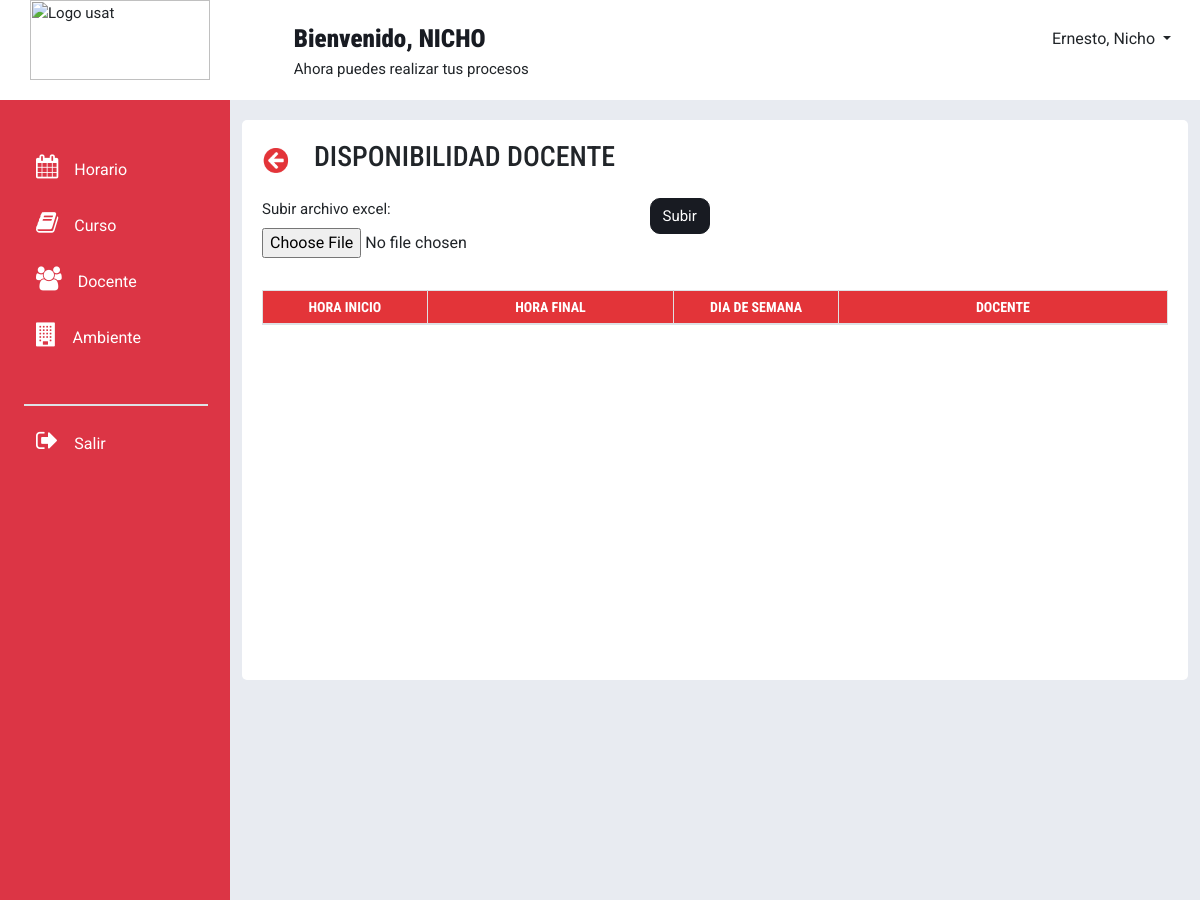
The page /csv/ on the database as committed earlier.
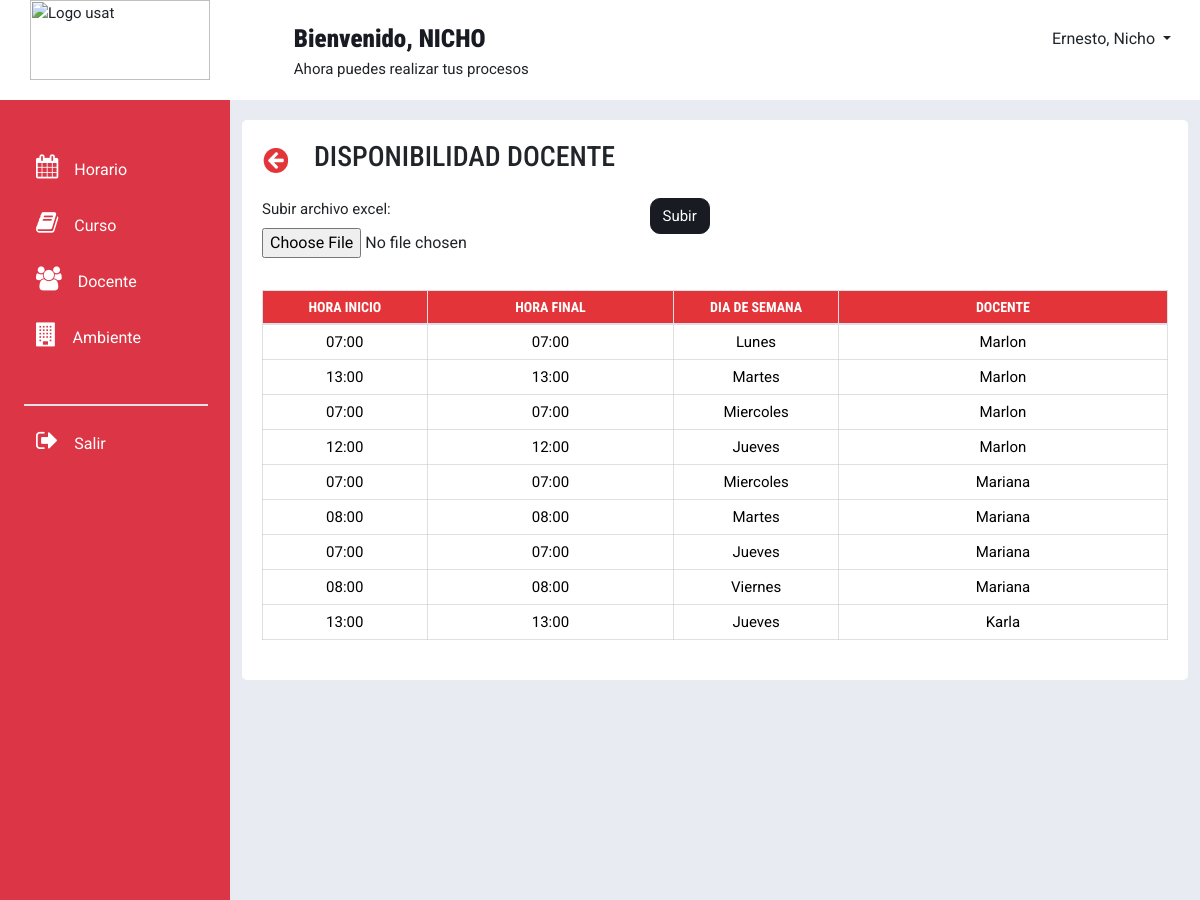
The same page on the database as committed later.
### modulo_horario/models.py (models this page shows)
class dia_semana(models.Model):
    dia_nombre = models.CharField(max_length=9)
    def __str__(self):
        return self.dia_nombre
    class Meta:
        verbose_name_plural="Día de la semana"

### modulo_docente/models.py (models this page shows, shortened)
class disponibilidad_docente(models.Model):
    id = models.AutoField(primary_key=True)
    ddo_horainicio = models.TimeField()
    ddo_horafin = models.TimeField()
    FKdiasemana = models.ForeignKey('modulo_horario.dia_semana', on_delete=models.CASCADE)
    FKdocente = models.ForeignKey(docente, on_delete=models.CASCADE)
    class Meta:
        verbose_name_plural="Disponibilidad docente"
        ordering=['FKdocente']

class docente(models.Model):
    doc_nombres = models.CharField(max_length=200)
    doc_especialidad = models.CharField(max_length=100)
    doc_email = models.CharField(max_length=50)
    doc_estado = models.CharField(max_length=10)
    doc_telefono = models.CharField(max_length=9)
    FKtipocontrato = models.ForeignKey (tipo_contrato, on_delete=models.CASCADE)
    FKdepartamentoacademico = models.ForeignKey(departamento_academico, on_delete=models.CASCADE)
    def __str__(self):
        return self.doc_nombres
    class Meta:
        verbose_name_plural="Docente"

### modulo_docente/views.py (the view)
# urls.py: path('csv/', views.upload_file),
def upload_file(request):
    if request.method == 'POST':
        form = UploadCSVForm(request.POST, request.FILES)
        enviar=disponibilidad_docentes()
        if form.is_valid():
            enviar=disponibilidad_docentes()
            if 'Subir_archivo_excel' in request.FILES:
                excel_file = request.FILES['Subir_archivo_excel']
                workbook = openpyxl.load_workbook(excel_file)
                sheet = workbook.active
                try:
                    for row in sheet.iter_rows(min_row=2, values_only=True):  # skip the header
                        if row[1] and row[2]:
                            horainicio = row[1] if isinstance(row[1], time) else datetime.strptime(row[1], '%H:%M:%S').time()
                            horafin = row[2] if isinstance(row[2], time) else datetime.strptime(row[2], '%H:%M:%S').time()
                            _, created = disponibilidad_docente.objects.update_or_create(
                                id=row[0],
                                ddo_horainicio=horainicio,
                                ddo_horafin=horafin,
                                FKdiasemana_id=row[3],
                                FKdocente_id=row[4],
                            )
                    messages.success(request, 'Archivo Excel subido correctamente')
                except Exception as e:
                    messages.error(request, 'Error: ' + str(e))
            else:
                messages.success(request, 'Debe subir un archivo para continuar')
            return redirect(request.path)
    else:
        form = UploadCSVForm()
        enviar=disponibilidad_docentes()
    return render(request, './csv.html', {'form': form, 'disponibilidad':enviar})

### modulo_docente/forms.py
class UploadCSVForm(forms.Form):
    Subir_archivo_excel = forms.FileField(required=False)

### modulo_docente/views.py (called while the page is built)
def disponibilidad_docentes():
    dispo= disponibilidad_docente.objects.all();
    enviar=[]
    for dispobj in dispo:
        horariodispo=disponibilidad_docente.objects.get(id=dispobj.id)
        horaini= horariodispo.ddo_horainicio
        horafin= horariodispo.ddo_horainicio
        dia= horariodispo.FKdiasemana
        docente = horariodispo.FKdocente
        enviar.append((horaini,horafin,dia,docente))
        print(enviar)
    return enviar

### modulo_docente/templates/csv.html (shortened to what this page needs)
{% load static %}
{% block content %}
<link href="https://cdn.jsdelivr.net/npm/bootstrap@5.3.3/dist/css/bootstrap.min.css" rel="stylesheet">
<head>
  <link rel="stylesheet" href="{% static 'css/csv.css' %}">
  <link rel="stylesheet" href="https://stackpath.bootstrapcdn.com/bootstrap/4.5.2/css/bootstrap.min.css" />
  <link rel="stylesheet" href="https://maxcdn.bootstrapcdn.com/font-awesome/4.7.0/css/font-awesome.min.css">
  <link rel="stylesheet" href="https://cdnjs.cloudflare.com/ajax/libs/bootstrap/5.3.3/css/bootstrap.min.css" />
</head>
<body style="padding: 0px;
overflow-y: hidden;
overflow-x: hidden;">
    <div class="container-fluid p-0 m-auto" style="font-family: 'Roboto', sans-serif; font-size: 15px;">
        <div class="caja" style="height: 100px; background-color: white;">
            <div class="row">
              <div class="col1" style="margin-left: 30px; width:  16%;">
                <a class="navbar-brand" href="/">
                  <img style="width: 180px; height: 80px;" src="http://www.usat.edu.pe/web/wp-content/uploads/2023/05/logo_usat25.png"
                    alt="Logo usat">
                </a>
              </div>
              <div class="col2" style="padding: 20px; text-align: left; margin-left: 60px;  width:  60%;">
                  <h7> <strong> Bienvenido, NICHO </strong> <br> </h7>
                  <p>Ahora puedes realizar tus procesos</p>
                </div>
              <div class="col3" style="padding: 20px; text-align: right;  width:  16%;">
                <button class="btn dropdown-toggle" type="button" data-bs-toggle="dropdown" aria-expanded="false">
                  Ernesto, Nicho
                </button>
              </div>
            </div>
        </div>
    </div>
    <div class="container-fluid overflow-hidden" style="font-family: 'Roboto', sans-serif;">
        <div class="row vh-100 overflow-auto" >
          <div id="sidebar" class="collapse collapse-horizontal show col-12 col-sm-3 col-xl-2 px-sm-2 px-0 bg-danger" style="width: 230px;">
            <div id="sidebar-nav" class="flex-sm-column flex-row flex-grow-1 align-items-center align-items-sm-start px-3 pt-2 text-white sticky-top">
              <ul class="nav nav-pills flex-sm-column flex-row flex-nowrap flex-shrink-1 flex-sm-grow-0 flex-grow-1 mb-sm-auto mb-0 justify-content-center align-items-center align-items-sm-start" id="menu">
                <div class="mt-3">
                  <br>
                  <a class="btn shadow-none border-0 text-white" data-bs-toggle="collapse" href="#menuHorario" role="button" aria-expanded="false" aria-controls="menuHorario">
                    <i class="fs-4 my-0 py-0 fa fa-calendar me-2"></i><span class="my-auto ms-2 d-none d-sm-inline text-white" >Horario</span>
                  </a>
                </div>
                <div class="mt-3">
                  <a class="btn shadow-none border-0 text-white" data-bs-toggle="collapse" href="#menuCurso" role="button" aria-expanded="false" aria-controls="menuCurso">
                    <i class="fs-4 my-0 py-0 fa fa-book me-2"></i><span class="my-auto ms-2 d-none d-sm-inline text-white">Curso</span>
                  </a>
                </div>
                <div class="mt-3">
                  <a class="btn shadow-none border-0 text-white" data-bs-toggle="collapse" href="#menuDocente" role="button" aria-expanded="false" aria-controls="menuDocente">
                    <i class="fs-4 my-0 py-0 fa fa-users me-2"></i><span class="my-auto ms-2 d-none d-sm-inline text-white">Docente</span>
                  </a>
                </div>
                <div class="mt-3">
                  <a class="btn shadow-none border-0 text-white" data-bs-toggle="collapse" href="#menuAmbiente" role="button" aria-expanded="false" aria-controls="menuAmbiente">
                    <i class="fs-4 my-0 py-0 fa fa-building me-2"></i><span class="my-auto ms-2 d-none d-sm-inline text-white">Ambiente</span>
                  </a>
                </div>
                <hr class="solid w-100 d-flex h-100 border border-1 bg-white dropdown-divider mt-5" color="white">
                <div class="mt-3 mb-3">
                  <a class="btn shadow-none border-0 pb-3 text-white" href="#" role="button">
                    <i class="fs-4 my-0 py-0 fa fa-sign-out me-2"></i><span class="my-auto ms-2 d-none d-sm-inline text-white">Salir</span>
                  </a>
                </div>
              </ul>
            </div>
          </div>
    <div class="col d-flex flex-column h-sm-100" style="background-color: #e8ebf1;">
        <main class="row overflow-auto">
          <div class="container-fluid col">
    <div id="contenedorSub" style=" padding: 20px; background-color: white; margin-top: 20px; height: 560px; border-radius: 5px;">
     <div class="box-tittle">
      <button type="button" class="regresarBtn">
          <a href="/"><img id="closeicon" src="{% static 'iconos/regresar.PNG' %}" width="32px" height="27px"></a>
      </button>
      <h3 id="titulo" style="margin-left: 20px;">DISPONIBILIDAD DOCENTE</h3>
      <br><br>
  </div>
    <form method="post" enctype="multipart/form-data">
        <div class="row">
          <div class="col-sm-5">
            {{ form.as_p }}
          </div>
          <div class="col-sm-6">
            <button type="submit" class="btnVer">Subir</button>
          </div>
        </div>
    </form>
    <div id="boxTabla" style="height: 395px; overflow-y: auto;">
      <table class="table" id="tabla">
          <thead class="encabezado" style=" position: sticky; top: 0; z-index: 1; background-color: #E33439;">
              <tr>
                  <th scope="col" style="background-color: #E33439; color: #fff;">HORA INICIO </th>
                  <th scope="col" style="background-color: #E33439; color: #fff; width: 30%;"> HORA FINAL</th>
                  <th scope="col" style="background-color: #E33439; color: #fff;">DIA DE SEMANA</th>
                  <th scope="col" style="background-color: #E33439; color: #fff;">DOCENTE</th>
              </tr>
          </thead>
          <tbody>
              {% for d in disponibilidad %}
              <tr>
                  <td id="ini" style="text-align: center;">{{ d.0 }}</td>
                  <td id="fin" style="text-align: center;" >{{ d.1 }}</td>
                  <td id="dia" style="text-align: center;" >{{ d.2 }}</td>
                  <td id="docente" style="text-align: center;">{{ d.3 }}</td>
              </tr>
              {% endfor %}
          </tbody>
      </table>
  </div>
          </div>
          </div>
        </main>
    </div>
        </div>
    </div>
</body>
{% endblock %}

### static/css/csv.css (style rules this page uses)
body { font-family: "Roboto", sans-serif; padding: 0px; font-size: 15px; }
h1, h2, h3, h4, h5, h6, h7 { font-family: "Roboto Condensed", sans-serif; color: #181B22; font-size: 25px; font-weight: 600; }
th { font-family: "Roboto Condensed", sans-serif; color: white; font-size: 14px; }
tr, label, option { font-family: "Roboto", sans-serif; font-size: 15px; }
#titulo { display: inline; margin-left: 5px; padding-top: 5%; }
.table { table-layout: fixed; border-collapse: collapse; width: 100%; height: 5px; }
.table thead th { vertical-align: bottom; border-bottom: 2px solid #181b2295; }
.table th, .table td { border: 1px solid #cacacc95; padding-top: 15px; }
.table th { background-color: #E33439; text-align: center; }
.table #grupo, .table #codigo, .table #ciclo, .table #docente { text-align: center; }
.table th:nth-child(1), .fixed-table td:nth-child(1) { width: 20%; }
.table th:nth-child(2), .fixed-table td:nth-child(2) { width: 20%; }
.table th:nth-child(3), .fixed-table td:nth-child(3) { width: 20%; }
.table th:nth-child(4), .fixed-table td:nth-child(3) { width: 40%; }
.regresarBtn { background-color: white; border: None; margin: -8px; display: inline; }
.caja { padding: 0px; width: 100%; margin: 0px; }
.col1, .col3 { width: 16%; }
.col2 { width: 60%; }

### modulo_docente/templates/csv.html (style rules this page uses)
.btnVer { background-color: #181B22; border: 1px solid transparent; border-color: #181B22; border-radius: 10px; color: #fff; padding: 0.375rem 0.75rem; font-size: 15px; text-align: center; }

Rows that differ between the two databases and show on the page:
added dia_semana: ddo_horainicio "07:00", dia_nombre "Lunes", doc_nombres "Marlon"
added dia_semana: ddo_horainicio "13:00", dia_nombre "Martes", doc_nombres "Marlon", ddo_horainicio "08:00", doc_nombres "Mariana"
added dia_semana: ddo_horainicio "07:00", dia_nombre "Miercoles", doc_nombres "Marlon", doc_nombres "Mariana"
added dia_semana: ddo_horainicio "12:00", dia_nombre "Jueves", doc_nombres "Marlon", ddo_horainicio "07:00", doc_nombres "Mariana", ddo_horainicio "13:00", doc_nombres "Karla"
added dia_semana: ddo_horainicio "08:00", dia_nombre "Viernes", doc_nombres "Mariana"
